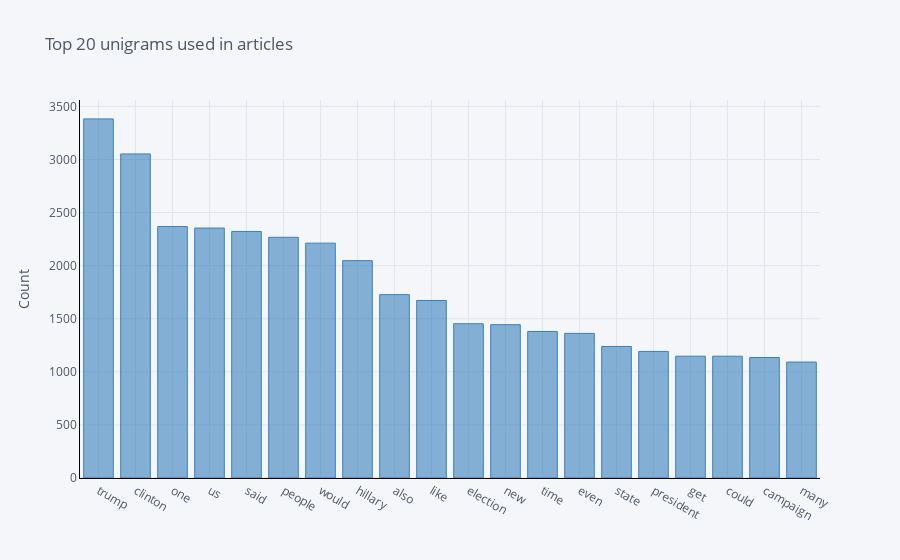

The notebook cell saved with this chart:
### Code cell
common_words = get_top_n_words(df['text_without_stopwords'], 20)
df2 = DataFrame (common_words,columns=['word','count'])
df2.groupby('word').sum()['count'].sort_values(ascending=False).iplot(
    kind='bar', yTitle='Count', linecolor='black', title='Top 20 unigrams used in articles',color='blue')

### Figure 1 — Plotly figure (JSON) as saved in the notebook; plotly's stock layout.template omitted (floating-point values rounded to 4 significant figures)
{"data": [{"marker": {"color": "rgba(55, 128, 191, 0.6)", "line": {"color": "rgba(55, 128, 191, 1.0)", "width": 1}}, "name": "count", "orientation": "v", "text": "", "x": ["trump", "clinton", "one", "us", "said", "people", "would", "hillary", "also", "like", "election", "new", "time", "even", "state", "president", "get", "could", "campaign", "many"], "y": [3382, 3052, 2368, 2354, 2322, 2267, 2212, 2047, 1727, 1672, 1453, 1444, 1380, 1362, 1239, 1192, 1147, 1147, 1135, 1092], "type": "bar"}], "layout": {"legend": {"bgcolor": "#F5F6F9", "font": {"color": "#4D5663"}}, "paper_bgcolor": "#F5F6F9", "plot_bgcolor": "#F5F6F9", "title": {"font": {"color": "#4D5663"}, "text": "Top 20 unigrams used in articles"}, "xaxis": {"gridcolor": "#E1E5ED", "linecolor": "black", "showgrid": true, "tickfont": {"color": "#4D5663"}, "title": {"font": {"color": "#4D5663"}, "text": ""}, "zerolinecolor": "#E1E5ED"}, "yaxis": {"gridcolor": "#E1E5ED", "linecolor": "black", "showgrid": true, "tickfont": {"color": "#4D5663"}, "title": {"font": {"color": "#4D5663"}, "text": "Count"}, "zerolinecolor": "#E1E5ED"}}}
